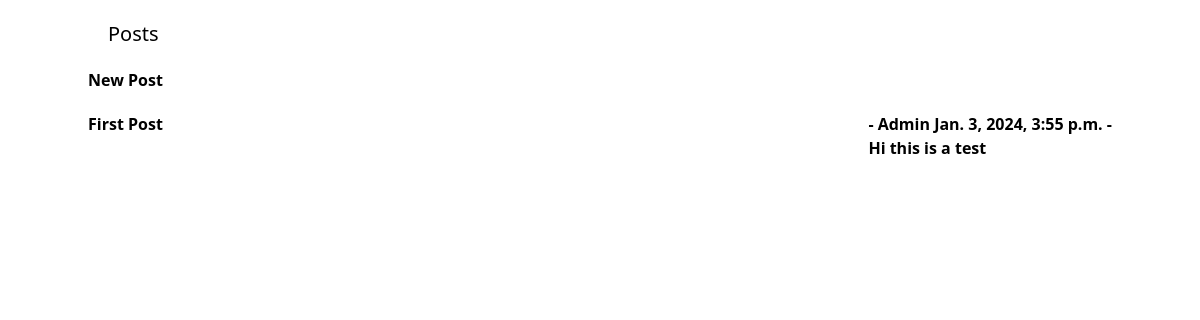
The app's page /, older data.
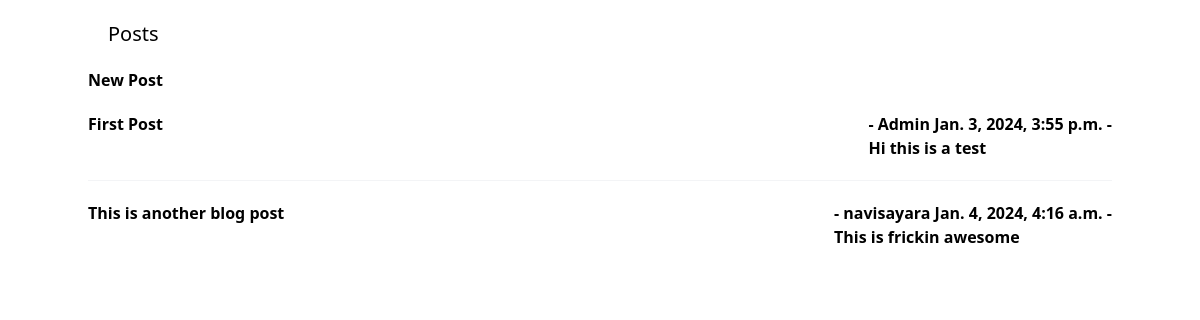
The same page, newer data.
### blogapp/models.py (models this page shows, shortened)
class Post(models.Model):
    title = models.CharField(max_length=1000)
    author = models.ForeignKey(User,on_delete = models.CASCADE)
    body = models.TextField()
    date_posted = models.DateTimeField(auto_now_add=True)
    class Meta:
        ordering = ("title",)

### blogapp/views.py (the view)
# urls.py: 2. Add a URL to urlpatterns:  path('', Home.as_view(), name='home')
class Home(ListView):
    model = Post
    template_name = 'home.html'

### blogapp/templates/home.html (shortened to what this page needs)
{% extends 'base.html' %}
{% block content %}
<h1 class="p-5 font-large text-xl bold bg-white" style="width: 100%;">Posts</h1> <b><a href="{% url 'New_post' %}"><b>New Post</a></b>
<ul role="list" class="divide-y divide-gray-100">
 {% for post in object_list %}
    <li class="flex justify-between gap-x-6 py-5">
        <a href="{% url 'article-details' post.pk %}"><b>{{post.title }}</b></a> - {{ post.author }}
        {{post.date_posted }}
        {{post.author.first_name }}  -{{ post.author.last_name }}<br/>
        {{ post.body }}
    </li>
 {% endfor %}
</ul>
{% endblock %}

Row changes from the older to the newer data that the page shows:
added Post: title "This is another blog post", author "navisayara", date_posted "Jan. 4, 2024, 4:16 a.m.", body "This is frickin awesome"
